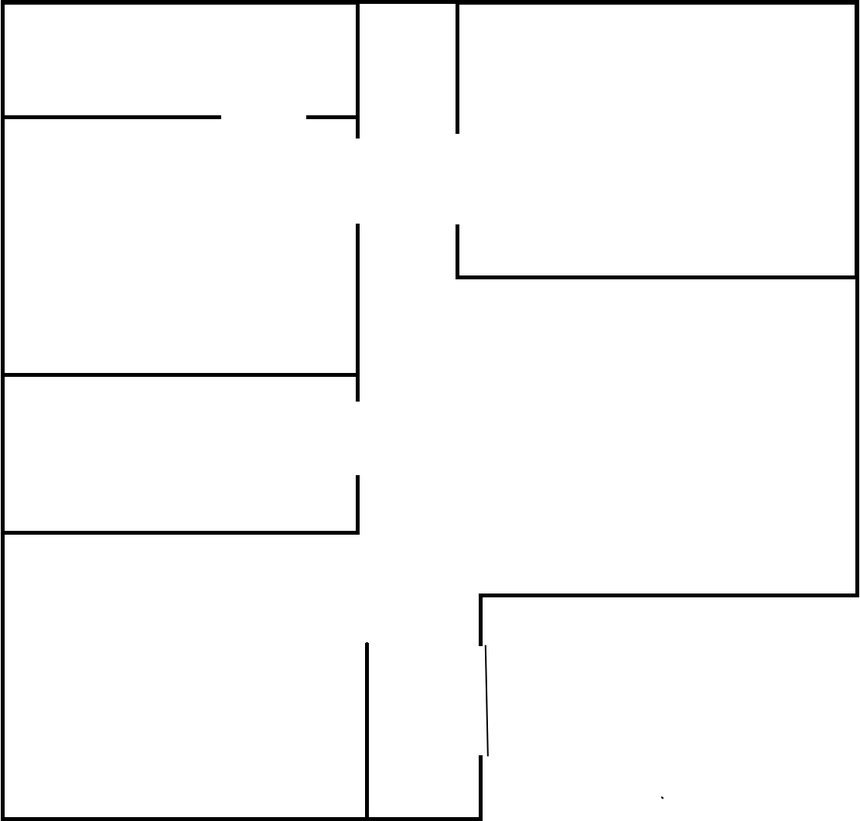
#> input picture src/contexto/map.png, 860 x 821 px, shrunk from 1112 x 1061 before the run, found by its file name
$ python generar_grafico.py
#> lines starting #> are read from the running program, lines starting #| are printed output that depends on the picture
import matplotlib.pyplot as plt
import matplotlib.image as mpimg
import os

# Cargar datos mapa
ruta_mapa_png = os.path.expanduser('~/tfg_ws/src/contexto/map.png')
resolucion = 0.01
origen_x = -5.525
origen_y = -5.425

ref_cocina = (-4.53, -4.06)
ref_dormitorio = (-1.65, 2.55)
ref_bano = (-1.66, -0.61)

test_cocina = ([-4.35, -4.39, -4.42, -4.74, -4.74],
               [-4.16, -3.87, -4.38, -4.33, -4.17])

test_dormitorio = ([-1.69, -1.60, -1.48, -1.80, -1.51, -1.80],
                   [2.55, 2.50, 2.42, 2.53, 2.67, 2.36])

test_bano = ([-1.53, -1.49, -1.48, -1.45, -1.49, -1.48],
             [-0.44, -0.49, -0.49, -0.51, -0.48, -0.43])

plt.figure(figsize=(12, 8))
plt.style.use('seaborn-v0_8-whitegrid')

# Cargar la imagen del mapa
img = mpimg.imread(ruta_mapa_png)
#> img is the input picture: shape (821, 860, 4) float32; mean R, G, B, A 0.969, 0.969, 0.969, 1

# Calcular las dimensiones reales del mapa en metros
alto_pixeles, ancho_pixeles = img.shape[:2]
#> alto_pixeles = 821; ancho_pixeles = 860
max_x = origen_x + (ancho_pixeles * resolucion)
#> max_x = 3.07
max_y = origen_y + (alto_pixeles * resolucion)
#> max_y = 2.79

# Dibujar el mapa como imagen de fondo
plt.imshow(img, extent=[origen_x, max_x, origen_y, max_y], origin='upper', cmap='gray', alpha=0.6)

# Graficar Referencias )
plt.scatter(*ref_cocina, color='red', marker='*', s=300, edgecolors='black', label='Ref. Cocina')
plt.scatter(*ref_dormitorio, color='blue', marker='*', s=300, edgecolors='black', label='Ref. Dormitorio')
plt.scatter(*ref_bano, color='green', marker='*', s=300, edgecolors='black', label='Ref. Cuarto de Baño')

# Graficar Llegadas
plt.scatter(test_cocina[0], test_cocina[1], color='red', marker='o', s=70, alpha=0.8, edgecolors='black', label='Llegadas Cocina')
plt.scatter(test_dormitorio[0], test_dormitorio[1], color='blue', marker='o', s=70, alpha=0.8, edgecolors='black', label='Llegadas Dormitorio')
plt.scatter(test_bano[0], test_bano[1], color='green', marker='o', s=70, alpha=0.8, edgecolors='black', label='Llegadas Cuarto de Baño')

plt.title('Dispersión Posicional del Sistema de Navegación Nav2', fontsize=22, pad=15)
plt.xlabel('Coordenada X (metros)', fontsize=20)
plt.ylabel('Coordenada Y (metros)', fontsize=20)

# Limitar los ejes visualmente
plt.xlim(-6, 0)
plt.ylim(-5, 4)

plt.axis('equal')
plt.legend(bbox_to_anchor=(1.05, 1), loc='upper left')
plt.grid(True, linestyle='--', alpha=0.5)

plt.tight_layout()
plt.show()
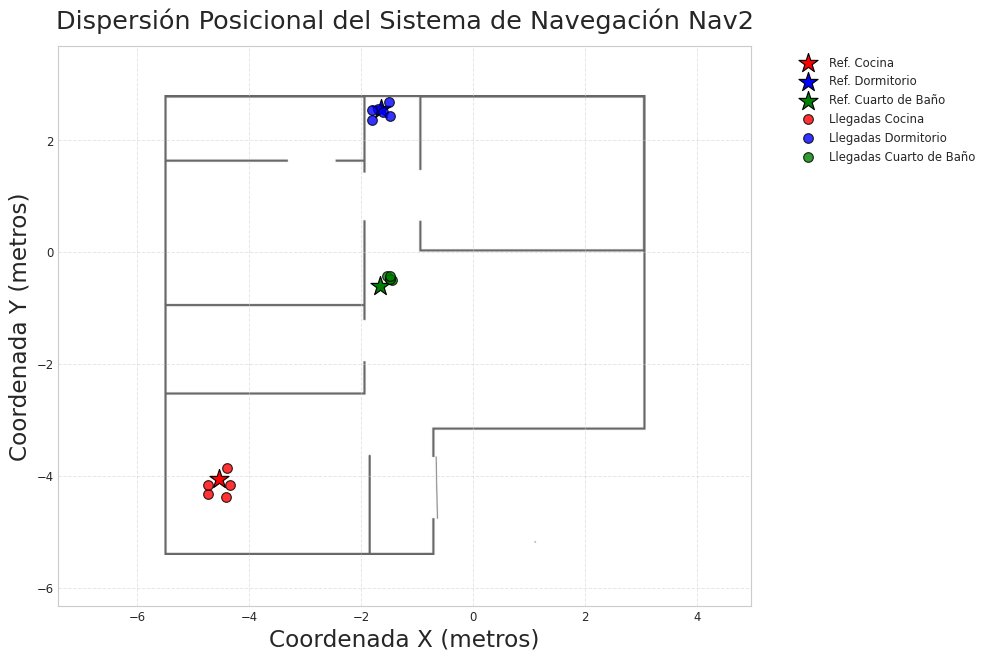
#> figure drawn by matplotlib, 1 panel
